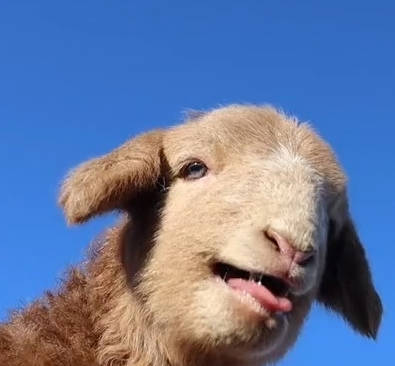
//> input picture 第5章、直方图与卷积/01图像直方图/image.jpg, 395 x 366 px
$ ./main   (built with g++ and OpenCV 4)
//> lines starting //> are read from the running program, lines starting //| are printed output that depends on the picture
#include <iostream>
#include <vector>

#include <opencv2/core/utils/logger.hpp>
#include <opencv2/opencv.hpp>

using namespace cv;
using namespace std;

int main(int argc, char const* argv[]) {
	utils::logging::setLogLevel(utils::logging::LOG_LEVEL_SILENT);
	Mat src = imread("image.jpg", IMREAD_COLOR);
//> src is the input picture: 366 rows x 395 cols, CV_8UC3; mean B, G, R 158, 120.6, 104

	if (src.empty()) {
		printf("could not load image……\n");
		return -1;
	}

	// 三通道分离
	std::vector<Mat> bgr;
	split(src, bgr);
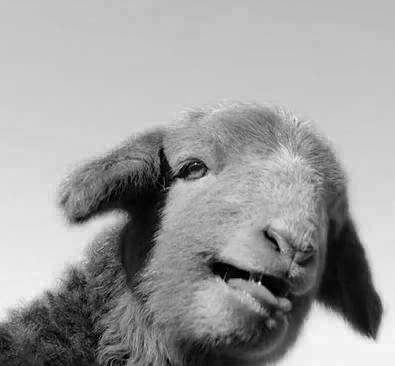
//> bgr[0]: 366 rows x 395 cols, CV_8UC1; min 0, max 250, mean 158
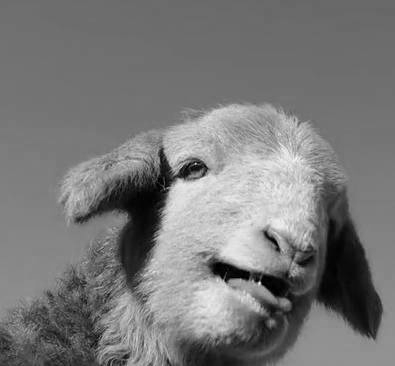
//> bgr[1]: 366 rows x 395 cols, CV_8UC1; min 0, max 253, mean 120.6
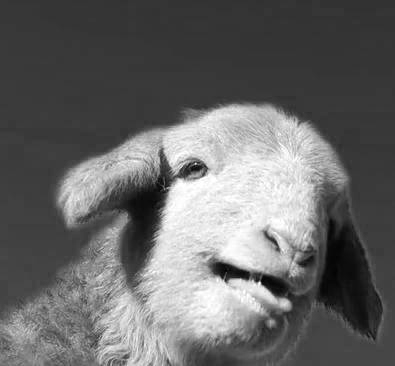
//> bgr[2]: 366 rows x 395 cols, CV_8UC1; min 1, max 255, mean 104

	// 定义参数变量
	const int channels[1] = { 0 };
	Mat b_hist, g_hist, r_hist; // 256 x 1
	const int bins[1] = { 256 };

	float xrange[2] = { 0,255 };
	const float* ranges[1] = { xrange };

	// 计算Blue,Green,Red三通道各自的直方图
	calcHist(&bgr[0], 1, channels, Mat(), b_hist, 1, bins, ranges);
//> b_hist = 256 values, max 8268 at index 196, min 0 at index 249, mean 564.7
	calcHist(&bgr[1], 1, channels, Mat(), g_hist, 1, bins, ranges);
//> g_hist = 256 values, max 8233 at index 109, min 0 at index 243, mean 564.7
	calcHist(&bgr[2], 1, channels, Mat(), r_hist, 1, bins, ranges);
//> r_hist = 256 values, max 10358 at index 53, min 0 at index 0, mean 563.7


	// 显示直方图
	int hist_w = 512;
	int hist_h = 400;
	int bin_w = cvRound((double)hist_w / bins[0]);
	// cout << bin_w << endl;// 2
	Mat histImage = Mat::zeros(Size(hist_w, hist_h), CV_8UC3);

	// 归一化直方图数据为指定范围
	normalize(b_hist, b_hist, 0, hist_h, NORM_MINMAX, -1, Mat());
//> b_hist = 256 values, max 400 at index 196, min 0 at index 249, mean 27.32
	normalize(g_hist, g_hist, 0, hist_h, NORM_MINMAX, -1, Mat());
//> g_hist = 256 values, max 400 at index 109, min 0 at index 243, mean 27.44
	normalize(r_hist, r_hist, 0, hist_h, NORM_MINMAX, -1, Mat());
//> r_hist = 256 values, max 400 at index 53, min 0 at index 0, mean 21.77

	// 绘制直方图曲线
	for (int i = 0; i < 254; i++) {
		/*
		第一个点横向坐标：bin_w*i: 即 512/256 再 * i
		第二个点纵向坐标：直方图纵高 - 根据直方图纵高归一化后的频次，即为纵向坐标
			当频次很低时，减的少，就靠下，反之靠上
		*/

		Point p01(bin_w * i, hist_h - cvRound(b_hist.at<float>(i)));
		Point p02(bin_w * i + 1, hist_h - cvRound(b_hist.at<float>(i + 1)));

		Point p11(bin_w * i, hist_h - cvRound(g_hist.at<float>(i)));
		Point p12(bin_w * i + 1, hist_h - cvRound(g_hist.at<float>(i + 1)));

		Point p21(bin_w * i, hist_h - cvRound(r_hist.at<float>(i)));
		Point p22(bin_w * i + 1, hist_h - cvRound(r_hist.at<float>(i + 1)));


		line(histImage, p01, p02, Scalar(255, 0, 0), 1, 8, 0);
		line(histImage, p11, p12, Scalar(0, 255, 0), 1, 8, 0);
		line(histImage, p21, p22, Scalar(0, 0, 255), 1, 8, 0);

	}
//> this loop made 254 passes
//> (p01, p02, p11, p12, p21, p22) on passes 1, 5, 6: (Point(0, 390), Point(1, 397), Point(0, 396), Point(1, 398), Point(0, 400), Point(1, 400)), (Point(8, 396), Point(9, 393), Point(8, 392), Point(9, 387), Point(8, 399), Point(9, 399)), (Point(10, 393), Point(11, 392), Point(10, 387), Point(11, 385), Point(10, 399), Point(11, 397))
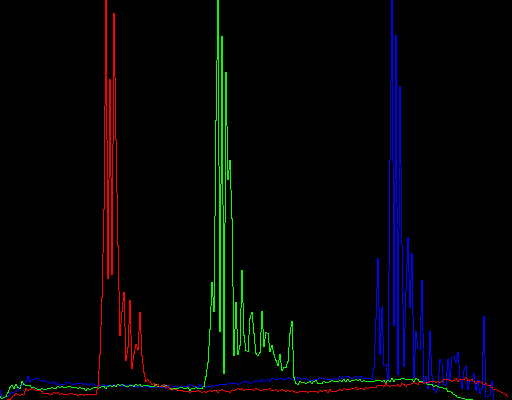
//> histImage: 400 rows x 512 cols, CV_8UC3; mean B, G, R 4.8, 3.9, 3.2

	imshow("直方图", histImage);

	waitKey(0);

	destroyAllWindows();

	return 0;
}
